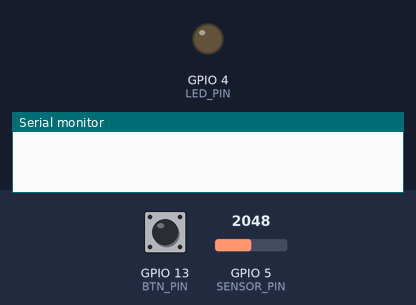
Simulated run of this program. Board: ESP32-S3. Parts: output pins drawn as LEDs (lit = HIGH), the last lines printed to the serial monitor. The inputs (shaded band) are chosen by the test bench; at power-on: GPIO 13 (BTN_PIN) HIGH, GPIO 5 (SENSOR_PIN) = 2048 (analog values on the 0–4095 scale).

Above: at 1.2 s.
1.3 s: GPIO 13 (BTN_PIN) pulled LOW for 0.15 s
At 2.1 s:
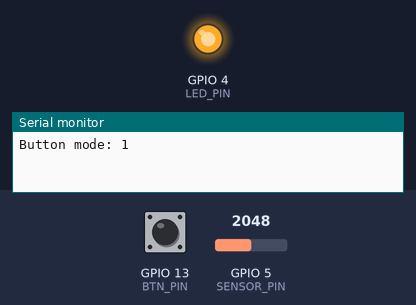
2.9 s: GPIO 13 (BTN_PIN) pulled LOW for 1 s
At 3.7 s:
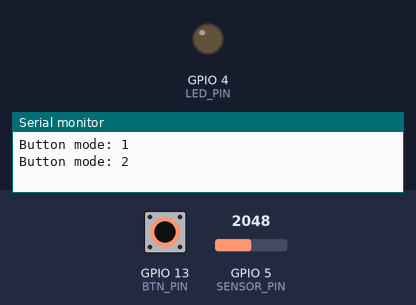
Timing chart, 0 to 5.9 s (numbered marks = the images above; inputs shaded):
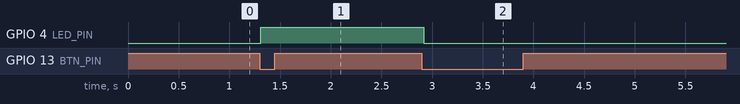

Measured:
- after the input at 1.3 s, GPIO 4 (LED_PIN): LOW → HIGH at once
- after the input at 2.9 s, GPIO 4 (LED_PIN): HIGH → LOW at once

The program:

main.cpp
```cpp
#include <Arduino.h>
#include "driver/adc.h"

#define BTN_PIN 13
#define LED_PIN 4
#define SENSOR_PIN 5

#define TURN_ON_THRESHOLD 0.3
#define TURN_OFF_THRESHOLD 1.8

int mode = 0;  // 0 - auto; 1 - on; 2 - off
int lastBtnState = HIGH;
int ledValue = LOW;

void ledOn();
void ledOff();

void setup() {
  Serial.begin(115200);

  pinMode(LED_PIN, OUTPUT);
  pinMode(BTN_PIN, INPUT_PULLUP);

  analogReadResolution(12);
  analogSetPinAttenuation(SENSOR_PIN, ADC_11db);
}

void loop() {
  bool currentBtnState = digitalRead(BTN_PIN);

  if (currentBtnState == LOW && lastBtnState == HIGH) {
    mode++;

    if (mode > 2) {
      mode = 0;
    }

    Serial.printf("Button mode: %d\n", mode);
  }

  lastBtnState = currentBtnState;

  int sendorRaw = analogRead(SENSOR_PIN);
  float volt = sendorRaw * 3.3 / 4096.0;

  //Serial.printf("Sensor raw: %d, volt: %.3f\n", sendorRaw, volt);

  switch (mode) {
    case 0:
      if (volt < TURN_ON_THRESHOLD) {
        ledOn();
      } else if (volt > TURN_OFF_THRESHOLD) {
        ledOff();
      }
      break;

    case 1:
      ledOn();
      break;

    case 2:
      ledOff();
      break;
  }

  delay(20);
}

void ledOn() {
  if (ledValue != HIGH) {
    digitalWrite(LED_PIN, HIGH);
    ledValue = HIGH;
  }
}

void ledOff() {
  if (ledValue != LOW) {
    digitalWrite(LED_PIN, LOW);
    ledValue = LOW;
  }
}
```
